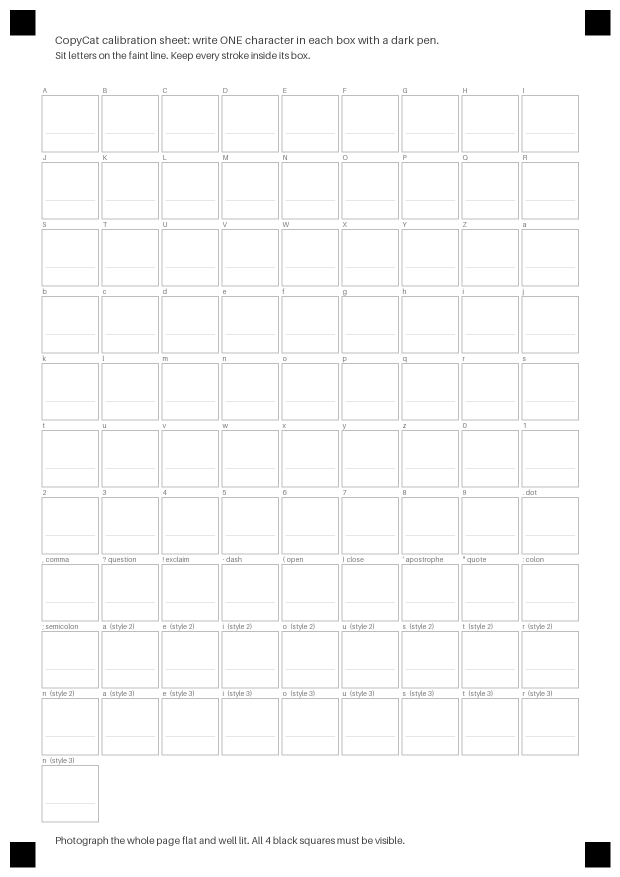
#> input picture backend/data/copycat_sheet.png, 1240 x 1754 px (shown at 1/2 size)
$ python -i paper.py   (imports and definitions only)
#> lines starting #> are read from the running program, lines starting #| are printed output that depends on the picture; after the words box and inside, x2 and y2 are one past the last pixel; in counts of white or black regions, pixels touching at a corner belong together
"""Photo of a university assignment sheet -> flat A4 page plus the printed writing lines."""
import base64
import io

import cv2
import numpy as np
from PIL import Image, ImageOps

from generator import PH, PW

MIN_LINES = 4


class PaperError(Exception):
    """Raised with a message that is safe to show to the user."""


# [20 lines left out: functions _decode, _order_corners, not called in this run]


def _quads(bgr):
    """Candidate page corners, largest first. Each item is (area_fraction, 4 points)."""
    h, w = bgr.shape[:2]
    gray = cv2.GaussianBlur(cv2.cvtColor(bgr, cv2.COLOR_BGR2GRAY), (5, 5), 0)
    _, bright = cv2.threshold(gray, 0, 255, cv2.THRESH_BINARY + cv2.THRESH_OTSU)
    edges = cv2.Canny(gray, 40, 120)
    edges = cv2.dilate(edges, np.ones((3, 3), np.uint8), iterations=1)
    found = []
    for mask in (bright, edges):
        contours, _ = cv2.findContours(mask, cv2.RETR_EXTERNAL, cv2.CHAIN_APPROX_SIMPLE)
        for contour in sorted(contours, key=cv2.contourArea, reverse=True)[:6]:
            area = cv2.contourArea(contour)
            if area < 0.18 * h * w:
                continue
            peri = cv2.arcLength(contour, True)
            approx = cv2.approxPolyDP(contour, 0.02 * peri, True)
            if len(approx) == 4:
                found.append((area / (h * w), approx.reshape(4, 2)))
                continue
            rect = cv2.minAreaRect(contour)
            rw, rh = rect[1]
            if min(rw, rh) < 1:
                continue
            aspect = max(rw, rh) / min(rw, rh)
            if 1.15 <= aspect <= 1.75:
                found.append((area / (h * w), cv2.boxPoints(rect)))
    found.sort(key=lambda item: item[0], reverse=True)
    return found


def _flatten(bgr):
    """Straighten the sheet to A4. A photo that is already the full page is only resized."""
    h, w = bgr.shape[:2]
    for fraction, pts in _quads(bgr):
        if fraction > 0.93:
            break
        ordered = _order_corners(pts)
        if cv2.contourArea(ordered) < 0.18 * h * w:
            continue
        dest = np.float32([[0, 0], [PW - 1, 0], [PW - 1, PH - 1], [0, PH - 1]])
        matrix = cv2.getPerspectiveTransform(ordered, dest)
        return cv2.warpPerspective(bgr, matrix, (PW, PH), flags=cv2.INTER_CUBIC, borderValue=(255, 255, 255))
    scale = max(PW / w, PH / h)
    resized = cv2.resize(bgr, (round(w * scale), round(h * scale)), interpolation=cv2.INTER_CUBIC)
    x = max(0, (resized.shape[1] - PW) // 2)
    y = max(0, (resized.shape[0] - PH) // 2)
    return resized[y:y + PH, x:x + PW]


# [107 lines left out: functions _line_mask, _centers, _body_lines, _margins, _fallback, prepare_paper and 1 more, not called in this run]

>>> import cv2
>>> picture = cv2.cvtColor(cv2.imread('data/copycat_sheet.png'), cv2.COLOR_BGR2RGB)
#> picture is the input picture: shape (1754, 1240, 3); min 0, max 255, mean 250
>>> result = _flatten(picture)
#> in _quads, `h, w = bgr.shape[:2]`: h = 1754; w = 1240
#> in _quads, `_, bright = cv2.threshold(gray, 0, 255, cv2.THRESH_BINARY + cv2.THRESH..`:
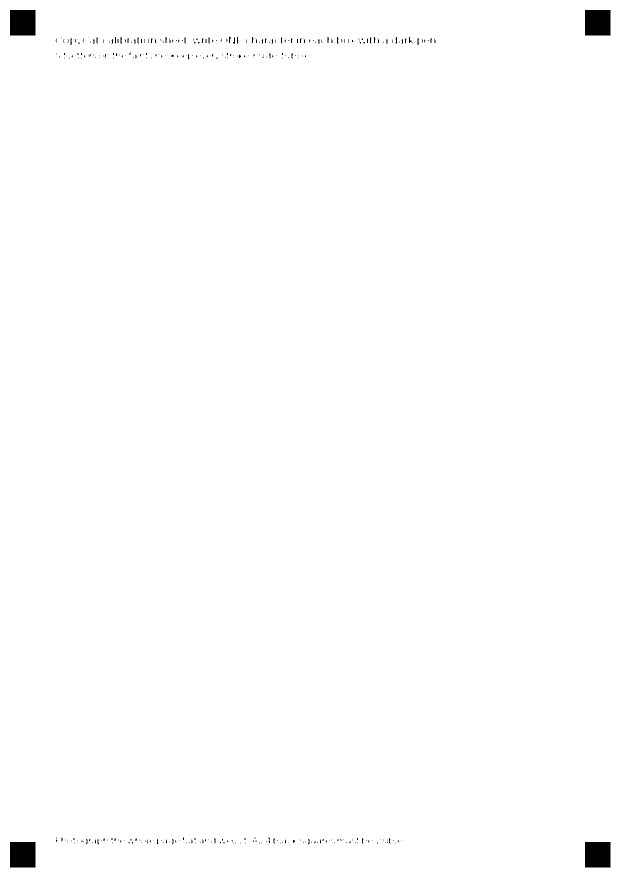
#> bright: shape (1754, 1240) (shown at 1/2 size); 99.4% white; 313 black regions (269 under 20 px), largest, box (x1, y1, x2, y2) and area: (20, 20, 71, 71) 2601, (1170, 20, 1221, 71) 2601, (20, 1684, 71, 1735) 2601
#> in _quads, `edges = cv2.Canny(gray, 40, 120)`:
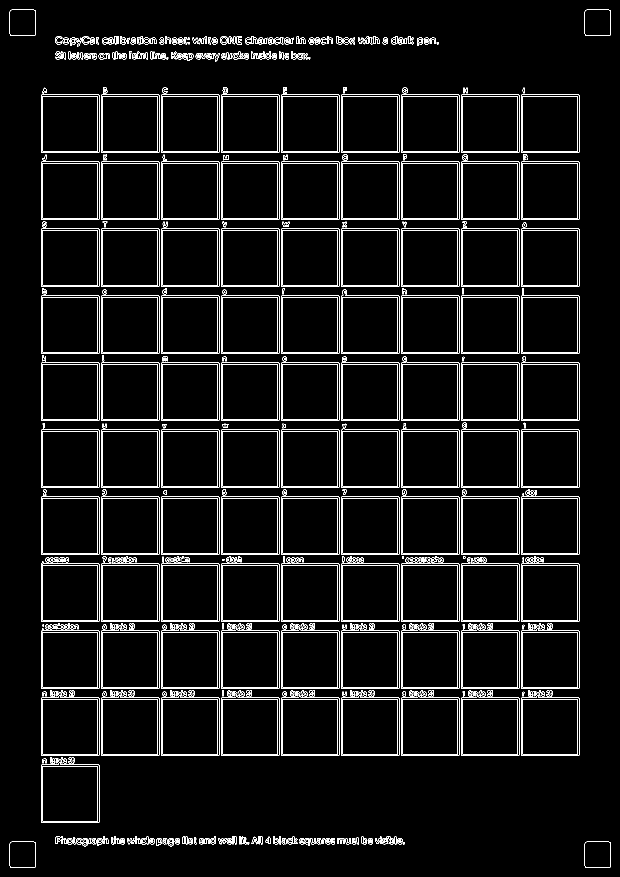
#> edges: shape (1754, 1240) (shown at 1/2 size); 4.7% white in thin lines or dots
#> in _quads, `edges = cv2.dilate(edges, np.ones((3, 3), np.uint8), iterations=1)`:
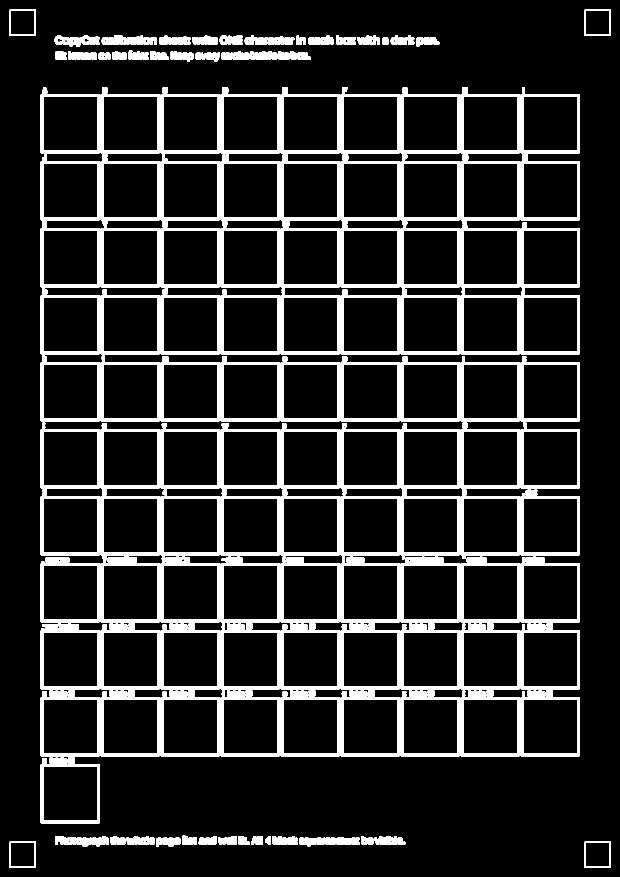
#> edges: shape (1754, 1240) (shown at 1/2 size); 14% white; 107 white regions, largest, box (x1, y1, x2, y2) and area: (1041, 844, 1160, 1513) 15883, (81, 1114, 200, 1647) 13737, (801, 978, 920, 1513) 13394
#> the loop in _flatten, `for fraction, pts in _quads(bgr):` made 1 pass
#> (fraction, pts) on pass 1: (0.999, [[0, 0], [0, 1753], [1239, 1753], [1239, 0]])
#> in _flatten, `scale = max(PW / w, PH / h)`: scale = 2
